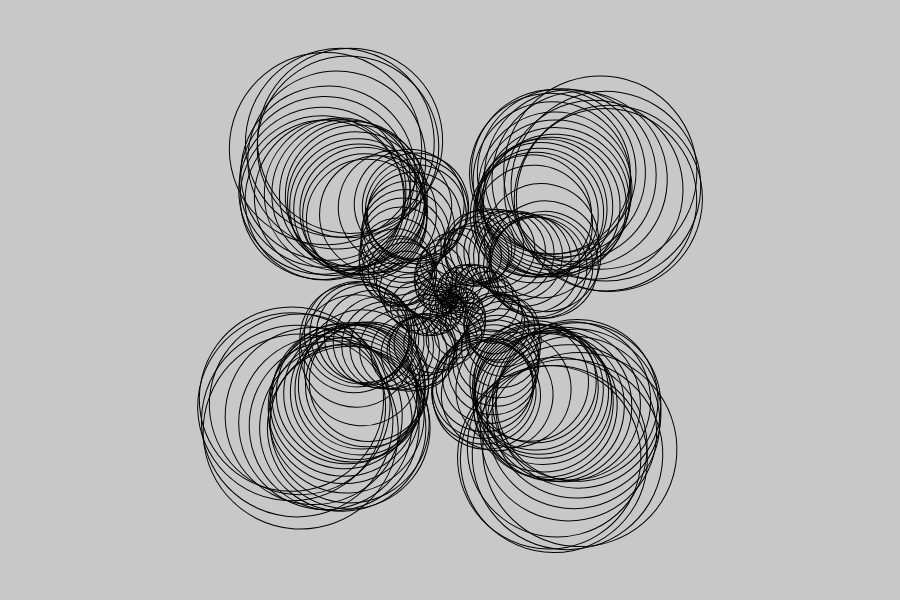
Frame 1 (no input)
Frame 60 (no input): identical to frame 1, image omitted
Frame 120 (the mouse pressed at the canvas centre since frame 60): identical to frame 1, image omitted

The p5.js sketch that drew this single still picture (run headless with seeded random() and noise() and a simulated clock; from frame 60 on, the mouse is pressed at the canvas centre):

// p5.js sketch
// ── sketch.js
let doExport = false;
let seed = 2376;
//设置增量参数
let inc = 0.01;
let ellipseSize = 16;

function setup() {
  createCanvas(900, 600);
  
}

function draw() {
  //判定打印
  if(doExport){
    beginRecordSvg("spiral" + seed + ".svg");
  }

  background(200);

  noiseSeed(seed);

  noFill();
  stroke(0);

  translate(width/2, height/2);

  //方块循环
  for(let i = 0; i < 200; i++){
    push();

    //设置noise的变化大小
    let noiseVal = noise(i * inc);
    //设置基础旋转形状，尤其是这个数值，可以改变整体风格
    let rot = radians(i * 90) + TWO_PI * noiseVal;
    
    //依据旋转变量的变化设置进行转动
    rotate(rot);
    translate(i * 1, 0);
    
    ellipseSize = 16 + i * 0.9;
    ellipse(0, 0, ellipseSize, ellipseSize);

    pop();
  }

  //判定打印
  if (doExport){
    endRecordSvg();
    doExport = false;
  }

}

//设置按键后随机变换seed值
function keyPressed(){
   if(key == "r"){
    seed = floor(random(11111));
  }
   if(key == "s"){
      doExport = true;
  }
}

  
